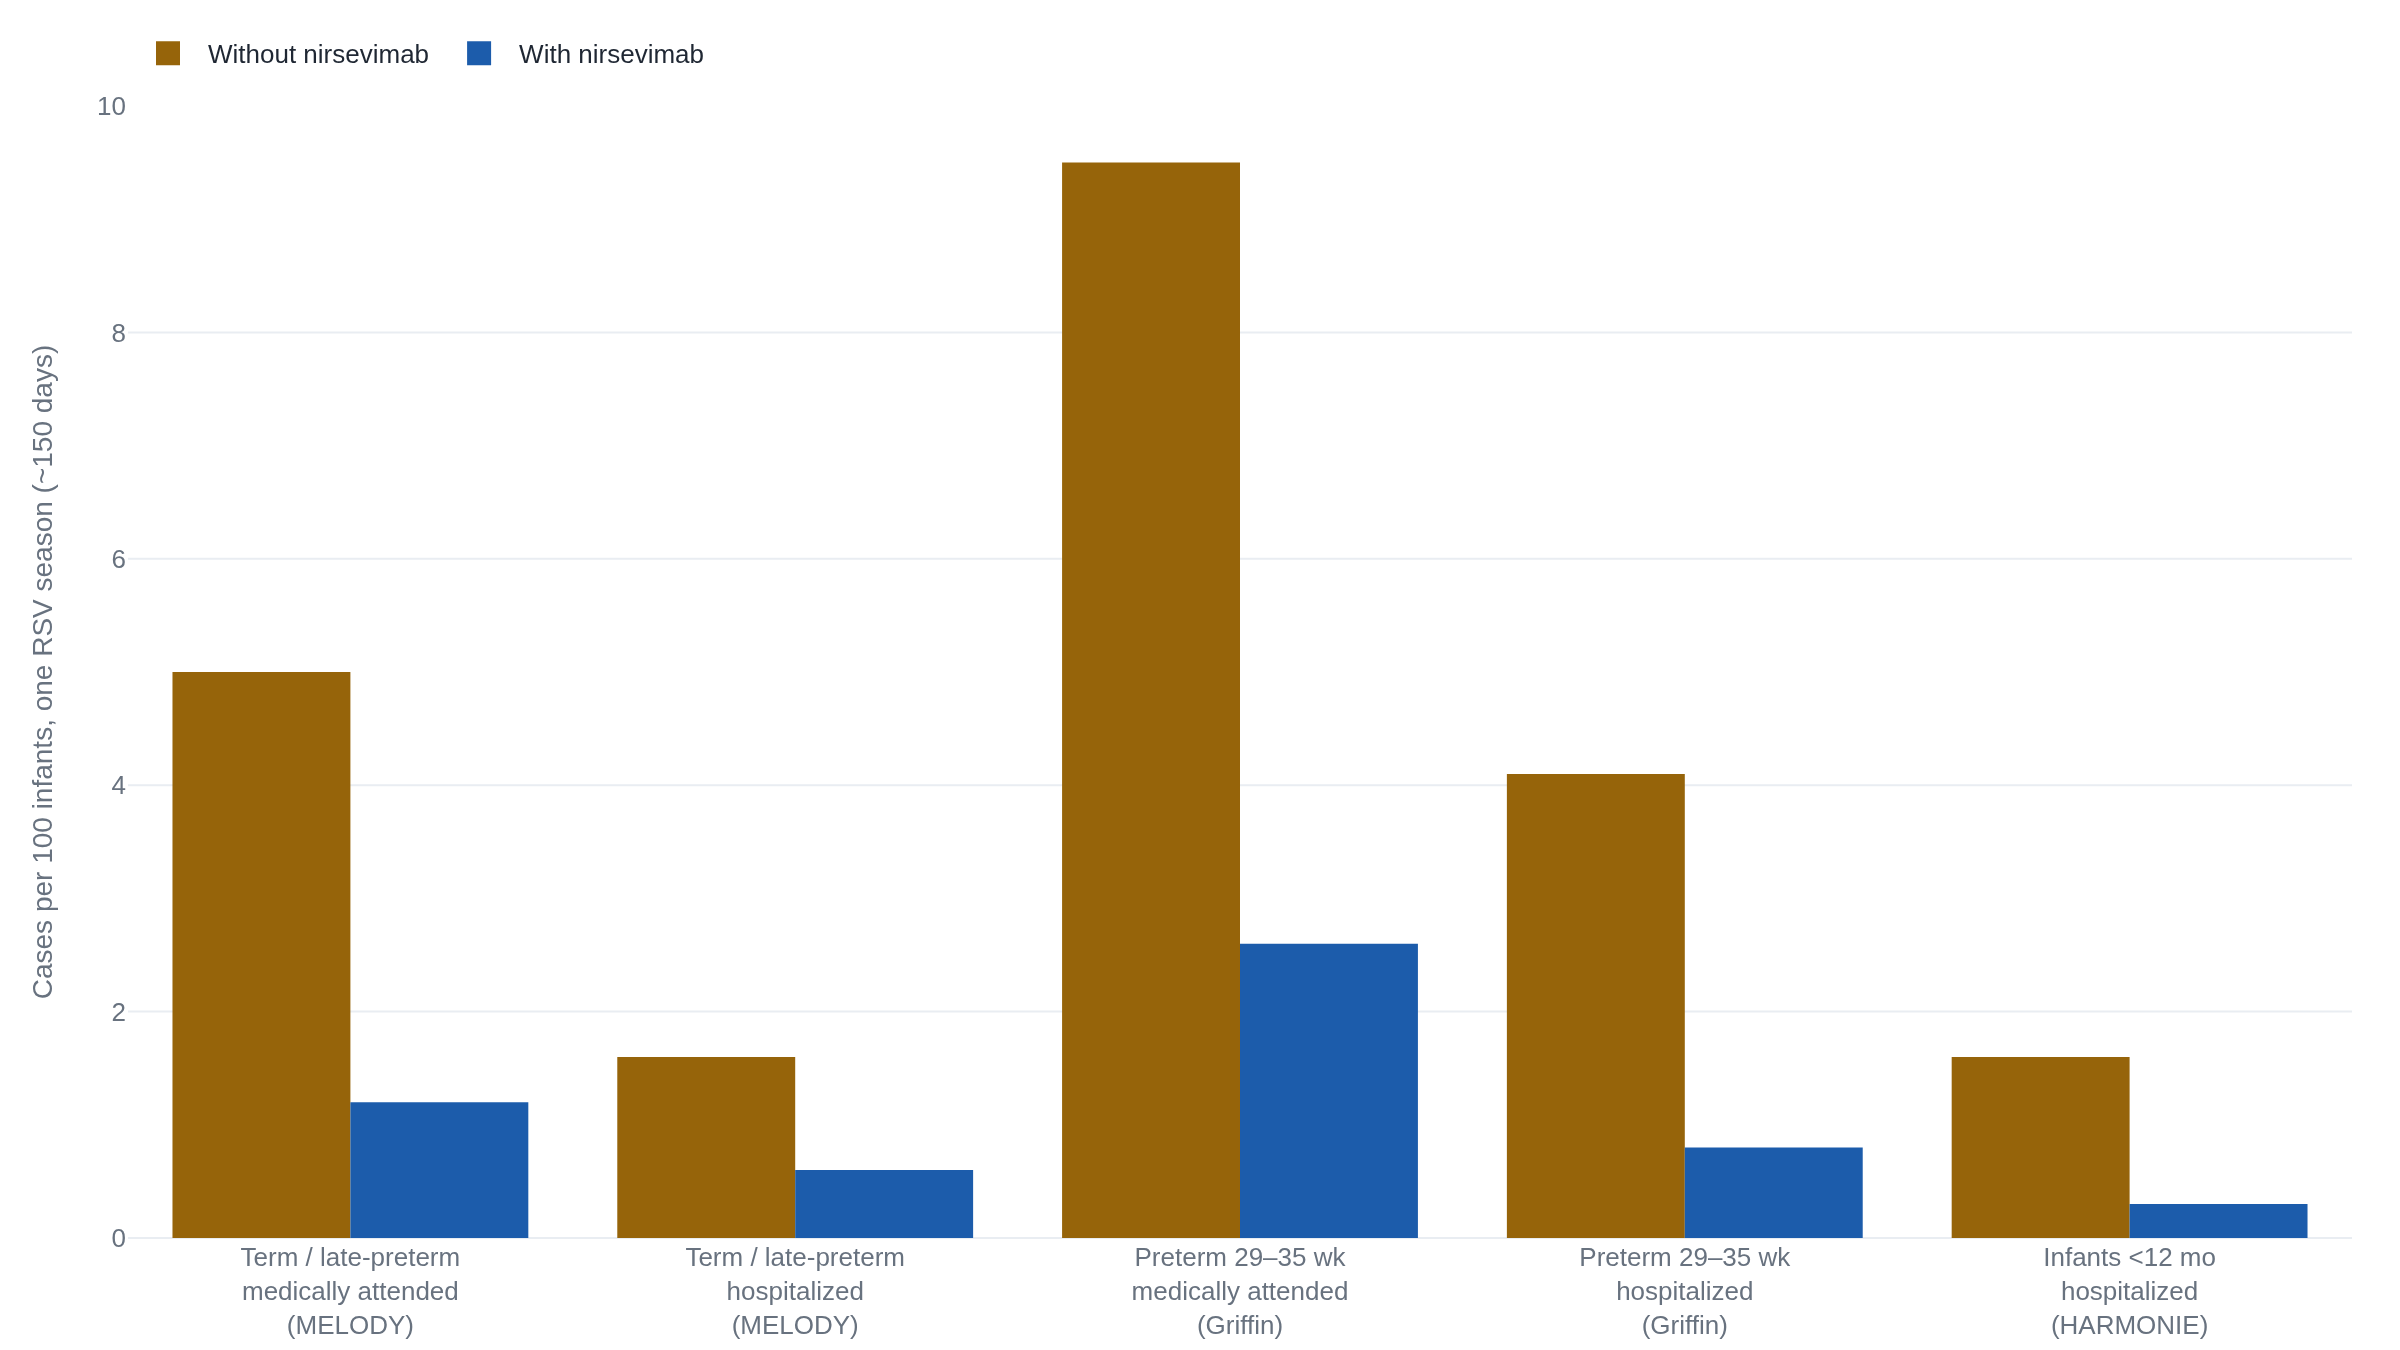

This figure's Python source:
"""Absolute RSV risk over one season, with and without nirsevimab.

Data are the control (placebo / no-intervention) and nirsevimab event rates,
expressed as cases per 100 infants through ~150 days, from each trial's own
registered results:

- MELODY (healthy term / late-preterm, >=35 wk GA), NCT03979313, primary cohort:
    medically-attended RSV LRTI  placebo 25/496 = 5.0%, nirsevimab 12/994 = 1.2%
    RSV hospitalization          placebo  8/496 = 1.6%, nirsevimab  6/994 = 0.6%
- Griffin Phase 2b (preterm 29-<35 wk GA), NCT02878330:
    medically-attended RSV LRTI  placebo 46/484 = 9.5%, nirsevimab 25/969 = 2.6%
    RSV hospitalization          placebo 20/484 = 4.1%, nirsevimab  8/969 = 0.8%
- HARMONIE (infants <12 mo, >=29 wk GA), NCT05437510:
    RSV hospitalization          control 64/4019 = 1.6%, nirsevimab 11/4038 = 0.3%
"""

import plotly.graph_objects as go

groups = [
    "Term / late-preterm<br>medically attended<br>(MELODY)",
    "Term / late-preterm<br>hospitalized<br>(MELODY)",
    "Preterm 29–35 wk<br>medically attended<br>(Griffin)",
    "Preterm 29–35 wk<br>hospitalized<br>(Griffin)",
    "Infants &lt;12 mo<br>hospitalized<br>(HARMONIE)",
]

without = [5.0, 1.6, 9.5, 4.1, 1.6]
with_ = [1.2, 0.6, 2.6, 0.8, 0.3]

fig = go.Figure()
fig.add_trace(go.Bar(name="Without nirsevimab", x=groups, y=without))
fig.add_trace(go.Bar(name="With nirsevimab", x=groups, y=with_))
fig.update_layout(
    barmode="group",
    yaxis_title="Cases per 100 infants, one RSV season (~150 days)",
    legend=dict(orientation="h", yanchor="bottom", y=1.02, x=0),
)
fig.update_yaxes(range=[0, 10])
